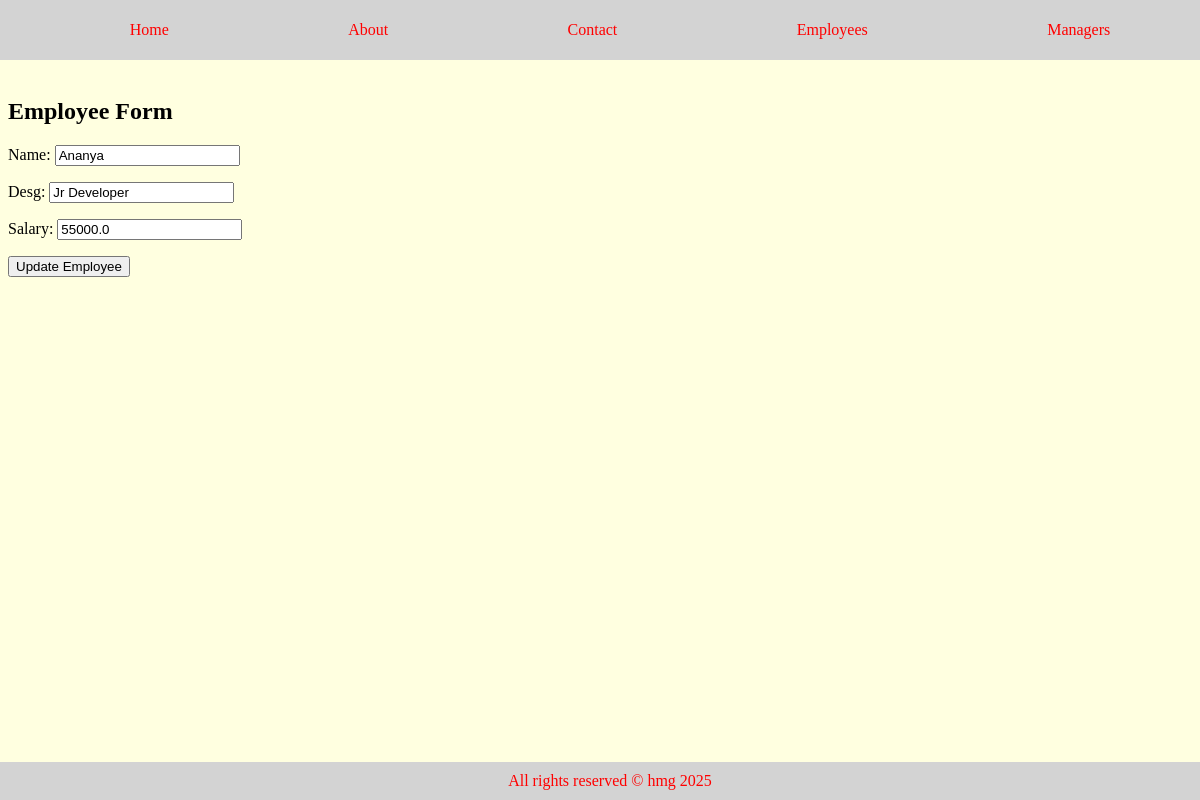
Page /update/5 on the committed database.
### employee/models.py (models this page shows, shortened)
class Employee(models.Model):
    name=models.CharField(max_length=30)
    desg=models.CharField(max_length=50)
    salary=models.FloatField(default=25000)

### employee/views.py (the view, shortened to what this page needs)
# urls.py: path('update/<int:id>',views.empupdate),
def empupdate(request,id):
    record=Employee.objects.filter(id=id).first()
    if record is None:
        return HttpResponse("No record found with id "+str(id))
    if request.method=="GET":
        form=EmployeeForm(instance=record)
        return render(request,'empupdate.html',{'form':form})

### employee/forms.py
class EmployeeForm(forms.ModelForm):
    class Meta:
        model=Employee
        fields='__all__'#['name','desg']

### employee/templates/empupdate.html (shortened to what this page needs)
{% extends 'base.html' %}
{% block content %}
    <h2>Employee Form</h2>
    <form method="POST">
        {{ form.as_p }}
        <button type="submit">Update Employee</button>
    </form>
{% endblock %}

### static/css/style.css (style rules this page uses)
body { padding: 70px 0 50px; background-color: lightyellow; }

### rows in the picture
Employee: name "Ananya", desg "Jr Developer", salary "55000.0"
